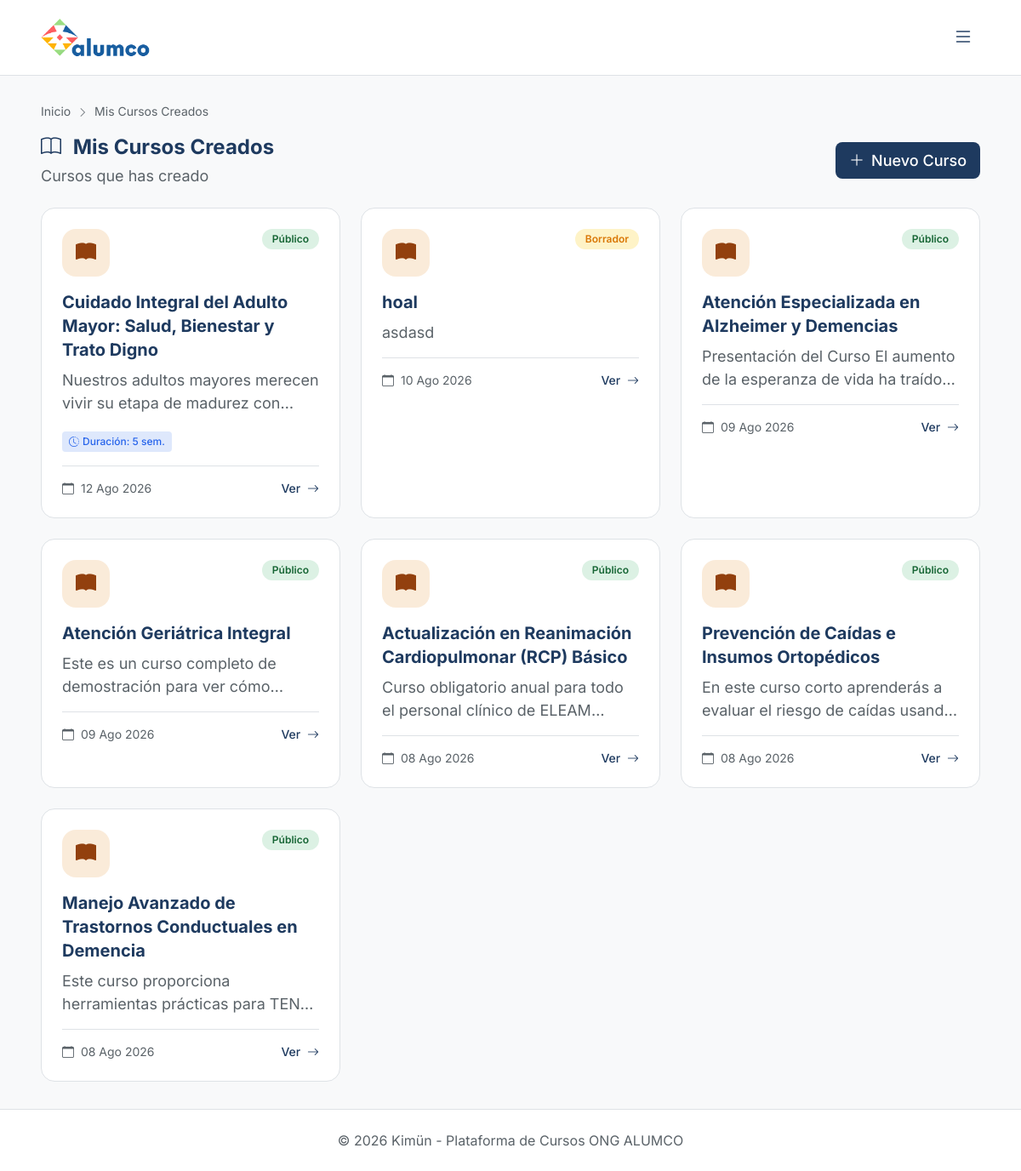
The page /mis-cursos/ (signed in) on the database its author committed.
### cursos/models.py (models this page shows, shortened)
class Curso(models.Model):
    ESTADO_CHOICES = [
        ('borrador', 'Borrador'),
        ('publicado', 'Publicado'),
    ]
    titulo = models.CharField(max_length=200)
    descripcion = models.TextField()
    categoria = models.ForeignKey(
        Categoria,
        on_delete=models.SET_NULL,
        null=True,
        blank=True,
        related_name='cursos'
    )
    docente_creador = models.ForeignKey(
        settings.AUTH_USER_MODEL,
        on_delete=models.CASCADE,
        related_name='cursos_creados'
    )
    estado = models.CharField(max_length=20, choices=ESTADO_CHOICES, default='borrador')
    fecha_creacion = models.DateTimeField(auto_now_add=True)
    horas_exigidas = models.PositiveIntegerField(default=0, help_text='Horas totales exigidas para completar el curso')
    horas_por_semana = models.PositiveIntegerField(default=0, help_text='Horas de dedicación semanal esperada')
    exige_tiempo_minimo = models.BooleanField(default=False, help_text='Evita que el alumno complete el curso en menos tiempo del exigido')
    duracion_minutos = models.PositiveIntegerField(default=0, help_text='Duración estimada en minutos')
    class Meta:
        verbose_name = 'Curso'
        verbose_name_plural = 'Cursos'
    @property
    def semanas_estimadas(self):
        import math
        if self.horas_exigidas > 0 and self.horas_por_semana > 0:
            return math.ceil(self.horas_exigidas / self.horas_por_semana)
        return 0

### usuarios/views.py (the view, shortened to what this page needs)
# urls.py: path('mis-cursos/', views.mis_cursos, name='mis_cursos'),
@login_required
def mis_cursos(request):
    from django.utils import timezone
    now = timezone.now()
    if request.user.rol == 'admin':
        cursos = Curso.objects.all().order_by('-fecha_creacion')
        return render(request, 'usuarios/mis_cursos.html', {
            'cursos': cursos,
            'es_docente': True,
            'es_admin': True,
            'now': now
        })

### templates/usuarios/mis_cursos.html (shortened to what this page needs)
{% extends 'base.html' %}
{% block breadcrumbs %}
<nav class="text-sm mb-4" style="color: var(--color-text-secondary);">
    <a href="{% url 'inicio' %}">Inicio</a>
    <i class="bi bi-chevron-right text-xs mx-1"></i>
    <span>{% if es_docente %}Mis Cursos Creados{% else %}Mis Cursos{% endif %}</span>
</nav>
{% endblock %}
{% block content %}
<div class="mb-6 flex justify-between items-center flex-wrap gap-4">
    <div>
        <h1 class="text-2xl font-bold" style="color: var(--color-text);">
            {% if es_docente %}
            <i class="bi bi-book me-2" style="color: var(--color-primary);"></i>
            Mis Cursos Creados
            {% else %}
            <i class="bi bi-book me-2" style="color: var(--color-primary);"></i>
            Mis Cursos
            {% endif %}
        </h1>
        <p class="mt-1" style="color: var(--color-text-secondary);">
            {% if es_docente %}Cursos que has creado{% else %}Cursos que tienes asignados{% endif %}
        </p>
    </div>
    {% if es_docente %}
    <div>
        <a href="{% url 'cursos:curso_create' %}" class="inline-flex items-center gap-2 px-4 py-2 rounded-lg text-white font-medium transition-colors" style="background-color: var(--color-primary); hover:opacity-90;">
            <i class="bi bi-plus-lg"></i> Nuevo Curso
        </a>
    </div>
    {% endif %}
</div>
{% if es_docente and cursos %}
<div class="grid grid-cols-1 md:grid-cols-2 lg:grid-cols-3 gap-6">
    {% for curso in cursos %}
    <div class="hybrid-card rounded-2xl p-6 group">
        <div class="flex items-start justify-between mb-4">
            <div class="w-14 h-14 rounded-2xl flex items-center justify-center text-2xl"
                 style="background-color: var(--color-warning-bg); color: var(--color-warning);">
                <i class="bi bi-book-fill"></i>
            </div>
            {% if curso.estado == 'borrador' %}
            <span class="px-3 py-1 rounded-full text-xs font-semibold"
                  style="background-color: #fef3c7; color: #d97706;">
                Borrador
            </span>
            {% else %}
            <span class="px-3 py-1 rounded-full text-xs font-semibold"
                  style="background-color: var(--color-success-bg); color: var(--color-success);">
                Público
            </span>
            {% endif %}
        </div>
        <h3 class="text-xl font-bold mb-2" style="color: var(--color-text);">
            {{ curso.titulo }}
        </h3>
        <p class="mb-4 line-clamp-2" style="color: var(--color-text-secondary);">
            {{ curso.descripcion|striptags }}
        </p>
        {% if curso.semanas_estimadas > 0 %}
        <div class="mb-4">
            <span class="inline-flex items-center px-2 py-1 rounded text-xs font-medium" style="background-color: var(--color-info-bg); color: var(--color-info);">
                <i class="bi bi-clock-history me-1"></i>Duración: {{ curso.semanas_estimadas }} sem.
            </span>
        </div>
        {% endif %}
        <div class="pt-4 border-t flex items-center justify-between" style="border-color: var(--color-border);">
            <span class="text-sm" style="color: var(--color-text-secondary);">
                <i class="bi bi-calendar me-1"></i>
                {{ curso.fecha_creacion|date:"d M Y" }}
            </span>
            <a href="{% url 'cursos:curso_detail' pk=curso.id %}"
               class="text-sm font-medium transition-colors"
               style="color: var(--color-primary);">
                Ver <i class="bi bi-arrow-right ms-1"></i>
            </a>
        </div>
    </div>
    {% endfor %}
</div>
{% endif %}
{% endblock %}

### templates/base.html (shortened to what this page needs)
<!doctype html>
{% load static %}
<html lang="es" data-theme="light">
    <head>
        <script src="https://cdn.tailwindcss.com?plugins=typography"></script>
        <link
            rel="stylesheet"
            href="https://cdn.jsdelivr.net/npm/bootstrap-icons@1.11.3/font/bootstrap-icons.min.css"
        />
        <link rel="stylesheet" href="{% static 'css/kimun.css' %}" />
    </head>
    <body class="min-h-screen flex flex-col">
        <header
            class="sticky top-0 z-50 border-b"
            style="
                background-color: var(--color-surface);
                border-color: var(--color-border);
            "
        >
            <div class="max-w-6xl mx-auto px-4 md:px-6 py-4">
                <div class="flex justify-between items-center">
<a
                        href="{% url 'inicio' %}"
                        class="flex items-center gap-2 group"
                    >
                        <img
                            src="{% static 'alumco.png' %}"
                            alt="ALUMCO"
                            class="h-14 w-32 object-contain rounded-lg"
                            style="max-width: 180px"
                        />
                    </a>
                    <button
                        id="mobile-menu-btn"
                        class="xl:hidden p-2 rounded-lg hover:bg-gray-100 dark:hover:bg-slate-700"
                        onclick="toggleMobileMenu()"
                        aria-expanded="false"
                        aria-controls="mobile-menu"
                        aria-label="Abrir menú de navegación"
                    >
                        <i
                            class="bi bi-list text-2xl"
                            style="color: var(--color-text)"
                            aria-hidden="true"
                        ></i>
                        </button>
                </div>
            </div>
        </header>
        <main id="main-content" class="flex-1 max-w-6xl mx-auto px-6 py-8 w-full">
            {% block breadcrumbs %}{% endblock %}
            {% block content %}{% endblock %}
        </main>
        <footer
            class="py-6 text-center border-t"
            style="
                background-color: var(--color-surface);
                border-color: var(--color-border);
            "
        >
            <p class="text-base" style="color: var(--color-text-secondary)">
                © 2026 Kimün - Plataforma de Cursos ONG ALUMCO
            </p>
        </footer>
        <link rel="stylesheet" href="{% static 'css/toast.css' %}" />
    </body>
</html>

### static/css/kimun.css (style rules this page uses)
:root { --space-xs: 0.25rem; --space-sm: 0.5rem; --space-md: 1rem; --space-lg: 1.5rem; --space-xl: 2rem; --space-2xl: 3rem; --space-3xl: 4rem; --radius-sm: 0.25rem; --radius-md: 0.75rem; --radius-lg: 1rem; --radius-xl: 1.5rem; --radius-asymmetric: 1rem 0.25rem 1rem 0.25rem; --shadow-sm: 0 1px 2px color-mix(in srgb, var(--color-text) 8%, transparent); --shadow-md: 0 4px 6px -1px color-mix(in srgb, var(--color-text) 12%, transparent); --shadow-lg: 0 10px 40px -10px color-mix(in srgb, var(--color-text) 18%, transparent); --transition-fast: 0.15s ease; --transition-normal: 0.2s ease; --transition-slow: 0.3s ease; }
.rounded-lg { border-radius: var(--radius-lg); }

### templates/base.html (style rules this page uses)
body { font-family: "Inter", sans-serif; font-size: 18px; }
[data-theme="light"] { --color-bg: #f8f9fa; --color-surface: #ffffff; --color-surface-raised: #f3f4f6; --color-primary: #1e3a5f; --color-primary-hover: #2d5a87; --color-accent: #f57c00; --color-text: #1e3a5f; --color-text-secondary: #5a6268; --color-border: #dee2e6; --color-card-hover: #f1f5f9; --color-success: #166534; --color-success-bg: rgba(22, 163, 74, 0.15); --color-info: #2563eb; --color-info-bg: rgba(37, 99, 235, 0.15); --color-warning: #92400e; --color-warning-bg: rgba(217, 119, 6, 0.15); --color-purple: #9333ea; --color-purple-bg: rgba(147, 51, 234, 0.15); --color-pink: #db2777; --color-pink-bg: rgba(219, 39, 119, 0.15); --gradient-start: #1e3a5f; --gradient-end: #3b82f6; }
body { background-color: var(--color-bg); color: var(--color-text); }
.hybrid-card { background-color: var(--color-surface); border: 1px solid var(--color-border); transition: all 0.3s ease; }

### templates/usuarios/mis_cursos.html (style rules this page uses)
.line-clamp-2 { display: -webkit-box; -webkit-line-clamp: 2; -webkit-box-orient: vertical; overflow: hidden; }

### rows shown on the page
Curso: estado "Público", titulo "Cuidado Integral del Adulto Mayor: Salud, Bienestar y Trato Digno", descripcion "Nuestros adultos mayores merecen vivir su etapa de madurez…", semanas_estimadas "5", fecha_creacion "12 Ago 2026"
Curso: estado "Borrador", titulo "hoal", descripcion "asdasd", fecha_creacion "10 Ago 2026"
Curso: estado "Público", titulo "Atención Especializada en Alzheimer y Demencias", descripcion "Presentación del Curso El aumento de la esperanza de vida ha…", fecha_creacion "09 Ago 2026"
Curso: estado "Público", titulo "Atención Geriátrica Integral", descripcion "Este es un curso completo de demostración para ver…", fecha_creacion "09 Ago 2026"
Curso: estado "Público", titulo "Actualización en Reanimación Cardiopulmonar (RCP) Básico", descripcion "Curso obligatorio anual para todo el personal clínico de…", fecha_creacion "08 Ago 2026"
Curso: estado "Público", titulo "Prevención de Caídas e Insumos Ortopédicos", descripcion "En este curso corto aprenderás a evaluar el riesgo de caídas…", fecha_creacion "08 Ago 2026"
Curso: estado "Público", titulo "Manejo Avanzado de Trastornos Conductuales en Demencia", descripcion "Este curso proporciona herramientas prácticas para…", fecha_creacion "08 Ago 2026"
